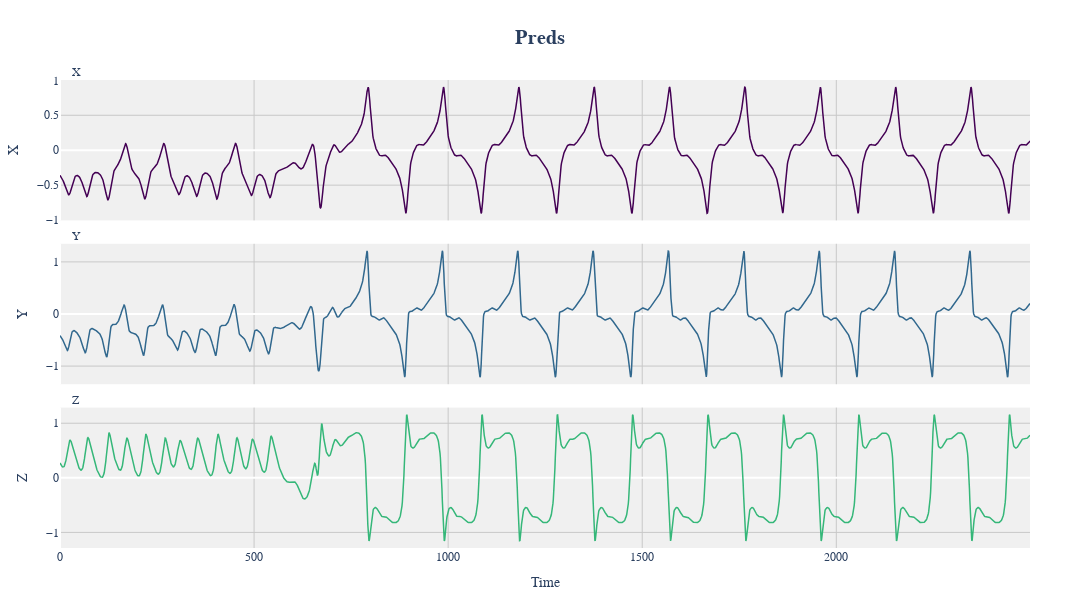
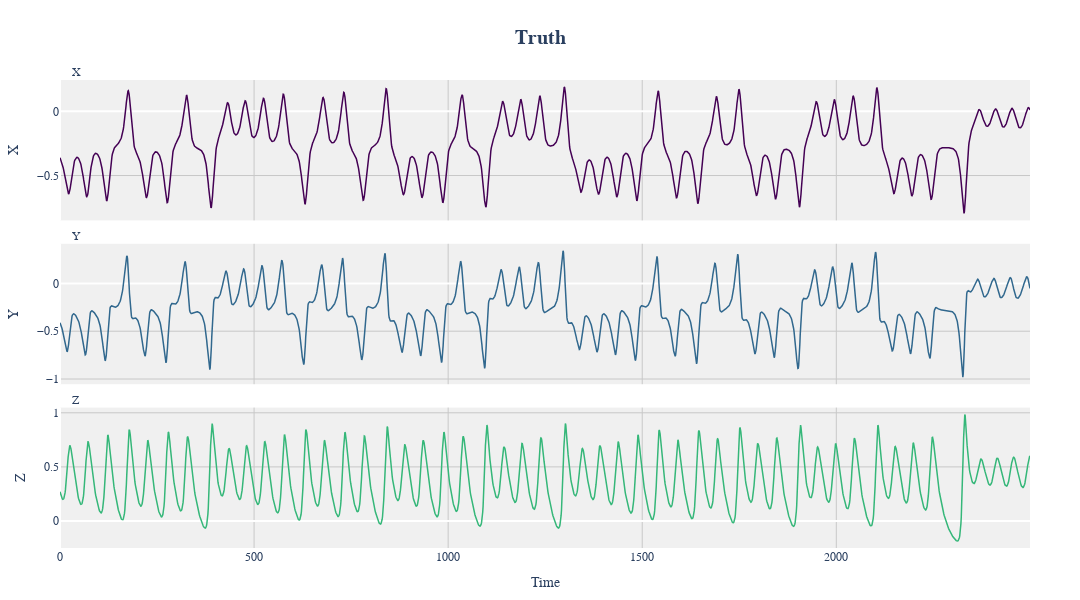

These figures' notebook cell, in order:
### Code cell
viz.plot_components(trajectory=predictions, figsize=(1080,600), line_width=1.5, title="Preds", labels=["X","Y","Z"])
viz.plot_components(trajectory=truth, figsize=(1080,600), line_width=1.5, title="Truth", labels=["X","Y","Z"])

### Figure 1 — Plotly figure (JSON) as saved in the notebook; plotly's stock layout.template omitted (floating-point values rounded to 4 significant figures; data arrays with more than 128 entries replaced by an {"elided": "..."} marker saying what was removed)
{"data": [{"hoverinfo": "x+y", "line": {"color": "#440154", "width": 1.5}, "mode": "lines", "name": "X", "showlegend": false, "type": "scatter", "x": {"elided": "2500 int values"}, "xaxis": "x", "y": {"elided": "2500 float values"}, "yaxis": "y"}, {"hoverinfo": "x+y", "line": {"color": "#31688e", "width": 1.5}, "mode": "lines", "name": "Y", "showlegend": false, "type": "scatter", "x": {"elided": "2500 int values"}, "xaxis": "x2", "y": {"elided": "2500 float values"}, "yaxis": "y2"}, {"hoverinfo": "x+y", "line": {"color": "#35b779", "width": 1.5}, "mode": "lines", "name": "Z", "showlegend": false, "type": "scatter", "x": {"elided": "2500 int values"}, "xaxis": "x3", "y": {"elided": "2500 float values"}, "yaxis": "y3"}], "layout": {"annotations": [{"font": {"size": 12}, "showarrow": false, "text": "X", "x": 0.01, "xanchor": "left", "xref": "paper", "y": 1, "yanchor": "bottom", "yref": "paper"}, {"font": {"size": 12}, "showarrow": false, "text": "Y", "x": 0.01, "xanchor": "left", "xref": "paper", "y": 0.65, "yanchor": "bottom", "yref": "paper"}, {"font": {"size": 12}, "showarrow": false, "text": "Z", "x": 0.01, "xanchor": "left", "xref": "paper", "y": 0.3, "yanchor": "bottom", "yref": "paper"}], "font": {"family": "Arial", "size": 12}, "height": 600, "hovermode": "x unified", "margin": {"b": 50, "l": 50, "r": 50, "t": 80}, "paper_bgcolor": "white", "plot_bgcolor": "rgb(240, 240, 240)", "title": {"font": {"family": "Arial", "size": 20}, "text": "<b>Preds</b>", "x": 0.5, "xanchor": "center", "y": 0.95, "yanchor": "top"}, "width": 1080, "xaxis": {"anchor": "y", "domain": [0, 1], "gridcolor": "rgb(200, 200, 200)", "matches": "x3", "showgrid": true, "showticklabels": false}, "xaxis2": {"anchor": "y2", "domain": [0, 1], "gridcolor": "rgb(200, 200, 200)", "matches": "x3", "showgrid": true, "showticklabels": false}, "xaxis3": {"anchor": "y3", "domain": [0, 1], "gridcolor": "rgb(200, 200, 200)", "showgrid": true, "title": {"text": "Time"}}, "yaxis": {"anchor": "x", "domain": [0.7, 1], "gridcolor": "rgb(200, 200, 200)", "showgrid": true, "title": {"text": "X"}}, "yaxis2": {"anchor": "x2", "domain": [0.35, 0.65], "gridcolor": "rgb(200, 200, 200)", "showgrid": true, "title": {"text": "Y"}}, "yaxis3": {"anchor": "x3", "domain": [0, 0.3], "gridcolor": "rgb(200, 200, 200)", "showgrid": true, "title": {"text": "Z"}}}}

### Figure 2 — Plotly figure (JSON) as saved in the notebook; plotly's stock layout.template omitted (floating-point values rounded to 4 significant figures; data arrays with more than 128 entries replaced by an {"elided": "..."} marker saying what was removed)
{"data": [{"hoverinfo": "x+y", "line": {"color": "#440154", "width": 1.5}, "mode": "lines", "name": "X", "showlegend": false, "type": "scatter", "x": {"elided": "2500 int values"}, "xaxis": "x", "y": {"elided": "2500 float values"}, "yaxis": "y"}, {"hoverinfo": "x+y", "line": {"color": "#31688e", "width": 1.5}, "mode": "lines", "name": "Y", "showlegend": false, "type": "scatter", "x": {"elided": "2500 int values"}, "xaxis": "x2", "y": {"elided": "2500 float values"}, "yaxis": "y2"}, {"hoverinfo": "x+y", "line": {"color": "#35b779", "width": 1.5}, "mode": "lines", "name": "Z", "showlegend": false, "type": "scatter", "x": {"elided": "2500 int values"}, "xaxis": "x3", "y": {"elided": "2500 float values"}, "yaxis": "y3"}], "layout": {"annotations": [{"font": {"size": 12}, "showarrow": false, "text": "X", "x": 0.01, "xanchor": "left", "xref": "paper", "y": 1, "yanchor": "bottom", "yref": "paper"}, {"font": {"size": 12}, "showarrow": false, "text": "Y", "x": 0.01, "xanchor": "left", "xref": "paper", "y": 0.65, "yanchor": "bottom", "yref": "paper"}, {"font": {"size": 12}, "showarrow": false, "text": "Z", "x": 0.01, "xanchor": "left", "xref": "paper", "y": 0.3, "yanchor": "bottom", "yref": "paper"}], "font": {"family": "Arial", "size": 12}, "height": 600, "hovermode": "x unified", "margin": {"b": 50, "l": 50, "r": 50, "t": 80}, "paper_bgcolor": "white", "plot_bgcolor": "rgb(240, 240, 240)", "title": {"font": {"family": "Arial", "size": 20}, "text": "<b>Truth</b>", "x": 0.5, "xanchor": "center", "y": 0.95, "yanchor": "top"}, "width": 1080, "xaxis": {"anchor": "y", "domain": [0, 1], "gridcolor": "rgb(200, 200, 200)", "matches": "x3", "showgrid": true, "showticklabels": false}, "xaxis2": {"anchor": "y2", "domain": [0, 1], "gridcolor": "rgb(200, 200, 200)", "matches": "x3", "showgrid": true, "showticklabels": false}, "xaxis3": {"anchor": "y3", "domain": [0, 1], "gridcolor": "rgb(200, 200, 200)", "showgrid": true, "title": {"text": "Time"}}, "yaxis": {"anchor": "x", "domain": [0.7, 1], "gridcolor": "rgb(200, 200, 200)", "showgrid": true, "title": {"text": "X"}}, "yaxis2": {"anchor": "x2", "domain": [0.35, 0.65], "gridcolor": "rgb(200, 200, 200)", "showgrid": true, "title": {"text": "Y"}}, "yaxis3": {"anchor": "x3", "domain": [0, 0.3], "gridcolor": "rgb(200, 200, 200)", "showgrid": true, "title": {"text": "Z"}}}}
